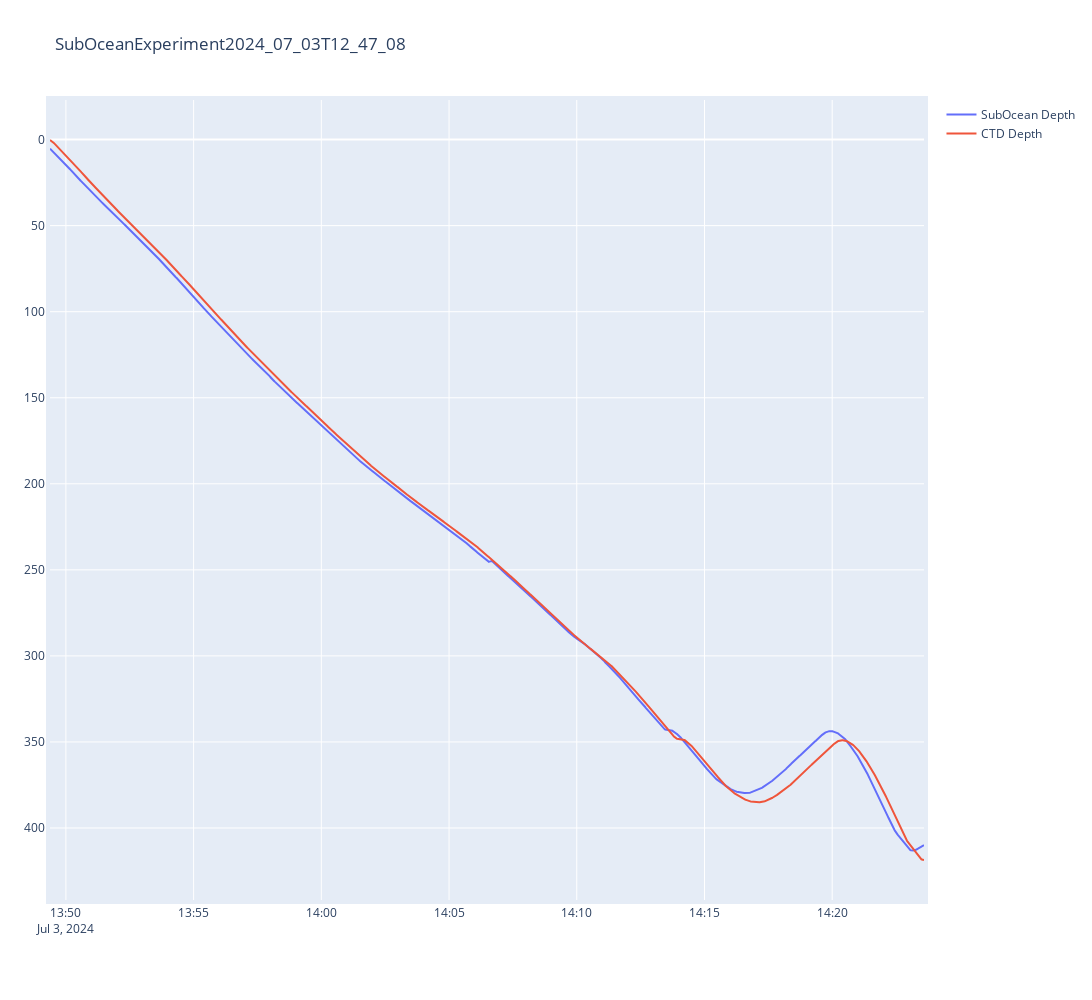

Source (notebook cell):
### Code cell
plot_comparison(merged_ds, "Depth_meter_", "Depth_ctd")

### Figure 1 — Plotly figure (JSON) as saved in the notebook; plotly's stock layout.template omitted (floating-point values rounded to 4 significant figures; data arrays with more than 128 entries replaced by an {"elided": "..."} marker saying what was removed)
{"data": [{"name": "SubOcean Depth", "type": "scatter", "x": {"elided": "2054 str values"}, "y": {"elided": "2054 float values"}}, {"name": "CTD Depth", "type": "scatter", "x": {"elided": "2054 str values"}, "y": {"elided": "2054 float values"}}], "layout": {"autosize": false, "height": 1000, "margin": {"b": 100, "l": 50, "pad": 4, "r": 50, "t": 100}, "title": {"text": "SubOceanExperiment2024_07_03T12_47_08"}, "width": 1800, "yaxis": {"autorange": "reversed"}}}
